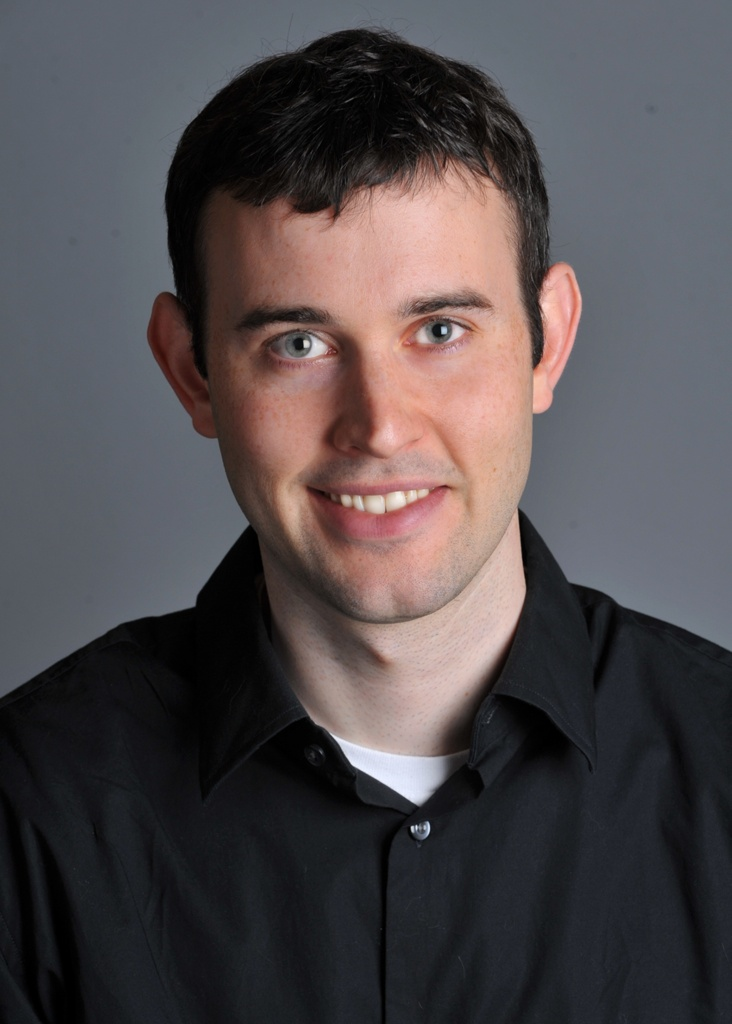
#> input picture project2/DerekPicture.jpg, 732 x 1024 px
$ python make_hybrid.py
#> lines starting #> are read from the running program, lines starting #| are printed output that depends on the picture
# make_hybrid_headless.py
import os
import numpy as np
import matplotlib
matplotlib.use("Agg")
import matplotlib.pyplot as plt
from pathlib import Path
from skimage.io import imread
from skimage import img_as_float
from skimage.color import rgb2gray
from skimage.transform import resize, warp, ProjectiveTransform, AffineTransform
from skimage.feature import ORB, match_descriptors
from skimage.measure import ransac
from scipy.ndimage import gaussian_filter

# ---------- utilities ----------
def to_float01(im):
    return np.clip(img_as_float(im), 0.0, 1.0)

def save_fig(im, title, out_path):
    plt.figure(figsize=(5,5))
    if im.ndim == 2:
        plt.imshow(im, cmap="gray")
    else:
        plt.imshow(np.clip(im, 0, 1))
    plt.title(title); plt.axis("off"); plt.tight_layout()
    plt.savefig(out_path, dpi=200); plt.close()

def fft_log_mag(im):
    g = rgb2gray(im) if im.ndim == 3 else im
    F = np.fft.fftshift(np.fft.fft2(g))
    mag = np.log1p(np.abs(F))
    mag /= (mag.max() + 1e-8)
    return mag

def lowpass(im, sigma):
    if im.ndim == 2:
        return gaussian_filter(im, sigma=sigma, mode="reflect")
    out = np.empty_like(im, dtype=float)
    for c in range(im.shape[2]):
        out[..., c] = gaussian_filter(im[..., c], sigma=sigma, mode="reflect")
    return out

def highpass(im, sigma):  # image minus blur
    return im - lowpass(im, sigma)

def hybrid_image(im_low_src, im_high_src, sigma_low, sigma_high, alpha=1.0, beta=0.8):
    low  = lowpass(im_low_src,  sigma_low)
    high = highpass(im_high_src, sigma_high)
    hybrid = alpha*low + beta*high
    return np.clip(hybrid, 0, 1), low, high

# ---------- automatic alignment (headless) ----------
def auto_align(src_to_warp, ref, mode="projective", max_dim=1024):
    """
    Align src_to_warp to ref using ORB + RANSAC.
    mode: "projective" (默认，效果最好) 或 "affine"（更稳）
    """
    # downscale for robustness & speed
    def downscale(im):
        h, w = im.shape[:2]
        s = max(h, w)
        if s <= max_dim: return im, 1.0
        scale = max_dim / s
        im2 = resize(im, (int(h*scale), int(w*scale)), anti_aliasing=True)
        return im2, scale

    ref_small, s_ref  = downscale(ref)
    src_small, s_src  = downscale(src_to_warp)

    g_ref = rgb2gray(ref_small) if ref_small.ndim == 3 else ref_small
    g_src = rgb2gray(src_small) if src_small.ndim == 3 else src_small

    orb = ORB(n_keypoints=5000, fast_threshold=0.05)
    orb.detect_and_extract(g_ref); k_ref, d_ref = orb.keypoints, orb.descriptors
    orb.detect_and_extract(g_src); k_src, d_src = orb.keypoints, orb.descriptors

    matches = match_descriptors(d_src, d_ref, cross_check=True)
    if matches.size < 10:
        raise RuntimeError("Not enough matches for alignment.")

    src_pts = k_src[matches[:,0]][:, ::-1]  # (x,y)
    ref_pts = k_ref[matches[:,1]][:, ::-1]

    # pick model
    Model = ProjectiveTransform if mode=="projective" else AffineTransform
    model_robust, inliers = ransac(
        (src_pts, ref_pts), Model, min_samples=4 if mode=="projective" else 3,
        residual_threshold=2.0, max_trials=5000
    )
    if not model_robust:
        raise RuntimeError("RANSAC failed to find a transform.")

    # upscale transform back to original resolution
    scale_back = (1/s_src, 1/s_ref)
    # T = S_ref^-1 * H * S_src
    S_src  = np.array([[1/s_src,0,0],[0,1/s_src,0],[0,0,1]])
    S_refi = np.array([[s_ref,0,0],[0,s_ref,0],[0,0,1]])
    H = model_robust.params
    H_full = S_refi @ H @ S_src

    # warp
    out = warp(src_to_warp, inverse_map=np.linalg.inv(H_full),
               output_shape=ref.shape[:2], mode="edge")
    return out

# ---------- pyramids for report (optional) ----------
from skimage.transform import rescale
def gaussian_pyr(im, N=5, sigma=1.0):
    pyr=[im]
    cur=im
    for _ in range(1,N):
        cur = lowpass(cur, sigma)
        cur = rescale(cur, 0.5, channel_axis=-1 if cur.ndim==3 else None, anti_aliasing=True)
        pyr.append(cur)
    return pyr

def laplacian_pyr(im, N=5, sigma=1.0):
    gp = gaussian_pyr(im,N=N,sigma=sigma)
    lp=[]
    for i in range(len(gp)-1):
        up = resize(gp[i+1], gp[i].shape[:2], anti_aliasing=True)
        lp.append(np.clip(gp[i]-up, -1, 1))
    lp.append(gp[-1])
    return gp, lp

# ---------- main ----------
def main(
    high_path="./DerekPicture.jpg",   # 提供高频
    low_path="./nutmeg.jpg",          # 提供低频
    sigma_low=6.0, sigma_high=3.0, alpha=1.0, beta=0.8,
    align_mode="affine", N_pyr=5
):
#> called with high_path = './DerekPicture.jpg', low_path = './nutmeg.jpg', sigma_low = 6, sigma_high = 3, alpha = 1, beta = 0.8, align_mode = 'affine', N_pyr = 5
    out_dir = Path("hybrid_outputs"); out_dir.mkdir(exist_ok=True, parents=True)

    imH = to_float01(imread(high_path))
    imL = to_float01(imread(low_path))
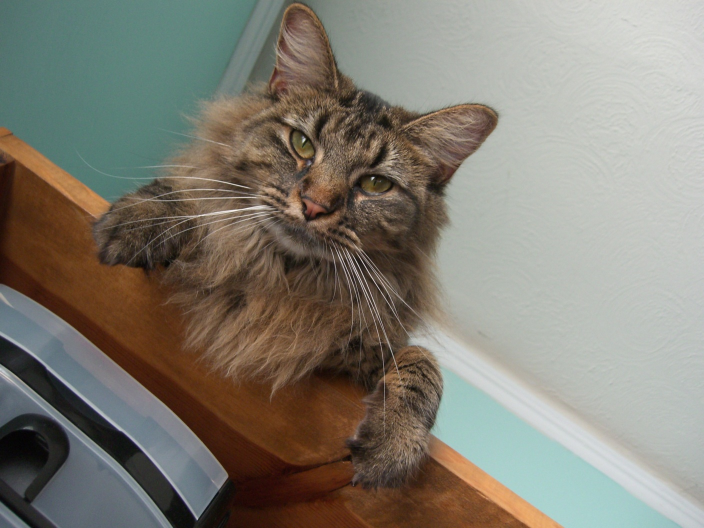
#> input picture project2/nutmeg.jpg, 1408 x 1056 px (shown at 1/2 size)

    # 对齐（无 GUI）
    imH2 = auto_align(imH, imL, mode=align_mode)
#> in auto_align, `ref_small, s_ref  = downscale(ref)`: s_ref = 0.727
#> in auto_align, `src_small, s_src  = downscale(src_to_warp)`: s_src = 1
#> in auto_align, `g_src = rgb2gray(src_small) if src_small.ndim == 3 else src_small`:
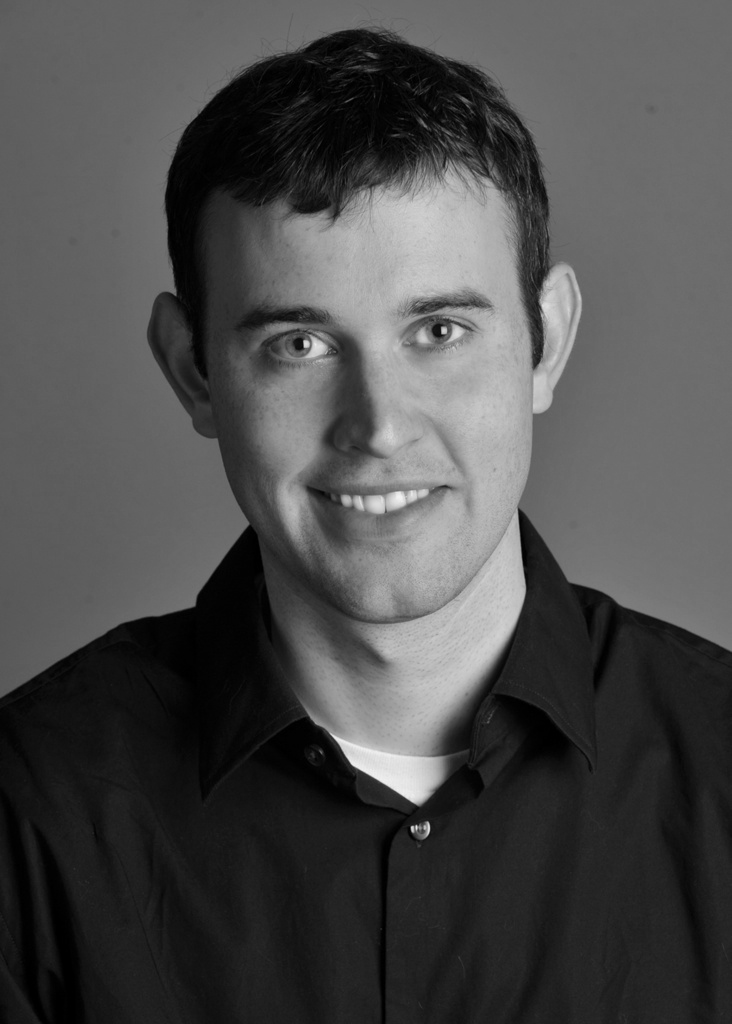
#> g_src: shape (1024, 732) float64; min 0, max 0.954, mean 0.298
#> in auto_align, `scale_back = (1/s_src, 1/s_ref)`: scale_back = (1, 1.38)
#> in auto_align, `S_src  = np.array([[1/s_src,0,0],[0,1/s_src,0],[0,0,1]])`: S_src = [[1, 0, 0], [0, 1, 0], [0, 0, 1]]
#> in auto_align, `S_refi = np.array([[s_ref,0,0],[0,s_ref,0],[0,0,1]])`: S_refi = [[0.727, 0, 0], [0, 0.727, 0], [0, 0, 1]]
#> in auto_align, `H_full = S_refi @ H @ S_src`: H_full = [[-0.0193, -0.229, 473.2], [-0.000203, 0.0597, 188.2], [0, 0, 1]]

    # 统一大小（以低频图为准）
    if imH2.shape[:2] != imL.shape[:2]:
        imH2 = resize(imH2, imL.shape[:2], anti_aliasing=True)

    hybrid, low_img, high_img = hybrid_image(imL, imH2, sigma_low, sigma_high, alpha, beta)
#> in highpass, `return im - lowpass(im, sigma)`:
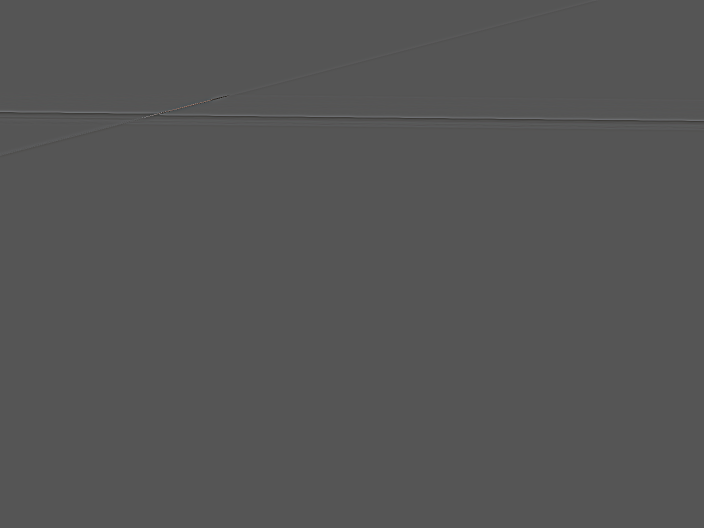
#> returned value: shape (1056, 1408, 3) float64 (shown at 1/2 size); mean of channels 0, 1, 2 -1.85e-18, -2.9e-18, -2.39e-18; drawn with min black and max white

    # 保存结果
    save_fig(imL, "Low source (aligned ref)", out_dir/"aligned_low.png")
    save_fig(imH2, "High source (aligned)", out_dir/"aligned_high.png")
    save_fig(low_img,  f"Low-pass σ={sigma_low}", out_dir/"lowpass.png")
    hp_vis = (high_img - high_img.min())/(high_img.max()-high_img.min()+1e-8)
    save_fig(hp_vis,  f"High-pass σ={sigma_high}", out_dir/"highpass_vis.png")
    save_fig(hybrid,  "Hybrid", out_dir/"hybrid.png")

    # FFT
    save_fig(fft_log_mag(imL),     "FFT low src", out_dir/"fft_low.png")
    save_fig(fft_log_mag(imH2),    "FFT high src", out_dir/"fft_high.png")
    save_fig(fft_log_mag(low_img),"FFT low-pass", out_dir/"fft_lowpass.png")
#> in fft_log_mag (call 3), `g = rgb2gray(im) if im.ndim == 3 else im`:
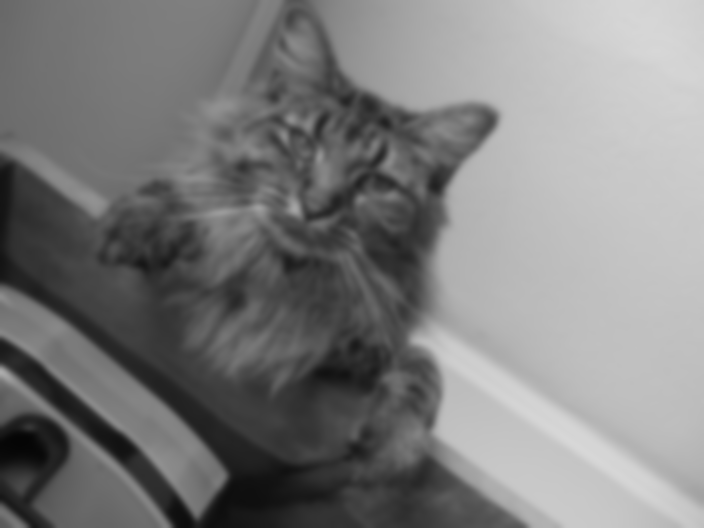
#> g: shape (1056, 1408) float64 (shown at 1/2 size); min 0.0204, max 0.845, mean 0.494
    save_fig(fft_log_mag(high_img),"FFT high-pass", out_dir/"fft_highpass.png")
#> in fft_log_mag (call 4), `mag = np.log1p(np.abs(F))`:
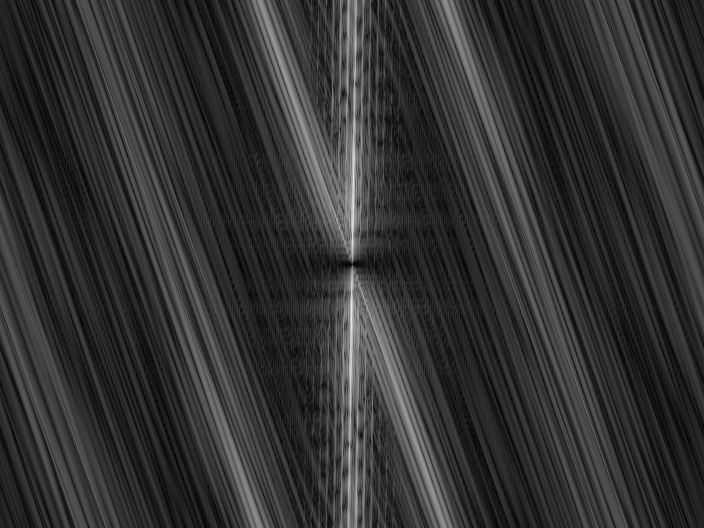
#> mag: shape (1056, 1408) float64 (shown at 1/2 size); min 9.74e-12, max 6.52, mean 1.28; drawn with min black and max white
    save_fig(fft_log_mag(hybrid),  "FFT hybrid", out_dir/"fft_hybrid.png")

    # 金字塔
    gp, lp = gaussian_pyr(hybrid, N=N_pyr), laplacian_pyr(hybrid, N=N_pyr)[1]
#> after the loop in gaussian_pyr, `for _ in range(1,N):`:
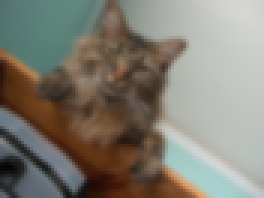
#> cur: shape (66, 88, 3) float64 (shown 3 times larger); mean R, G, B 0.51, 0.494, 0.453
#> after the loop in gaussian_pyr, `for _ in range(1,N):`: pyr = 5 items
#> the loop in laplacian_pyr, `for i in range(len(gp)-1):` made 4 passes
#> after the loop in laplacian_pyr, `for i in range(len(gp)-1):`: lp = 4 items
    for i, lvl in enumerate(gp):
        save_fig(lvl, f"Gaussian Pyr L{i}", out_dir/f"gp_L{i}.png")
#> this loop made 5 passes
    for i, lvl in enumerate(lp):
        disp = (lvl - lvl.min())/(lvl.max()-lvl.min()+1e-8)
        save_fig(disp, f"Laplacian Pyr L{i}", out_dir/f"lp_L{i}.png")
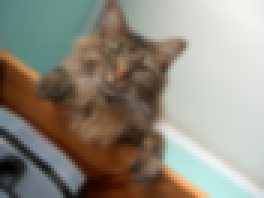
#> disp: shape (66, 88, 3) float64 (shown 3 times larger); mean R, G, B 0.567, 0.548, 0.5

    print(f"Done. Results saved to {out_dir.resolve()}")

if __name__ == "__main__":
    # 修改路径为你的两张图片
    main()
